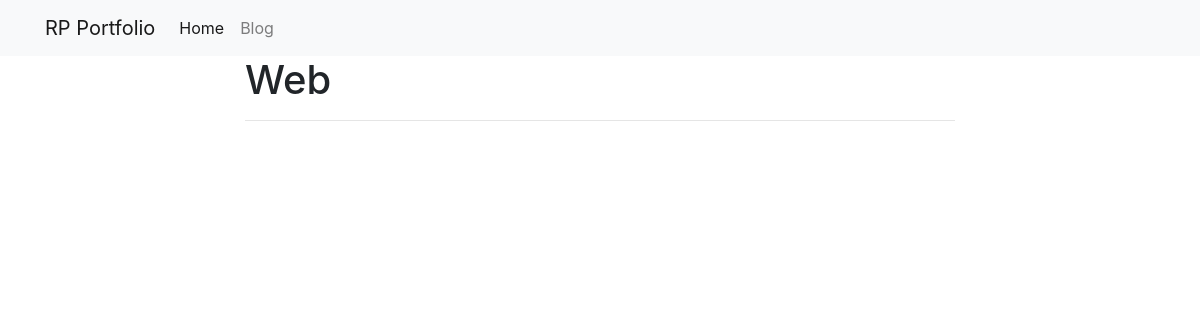
The app's page /blog/web/, older data.
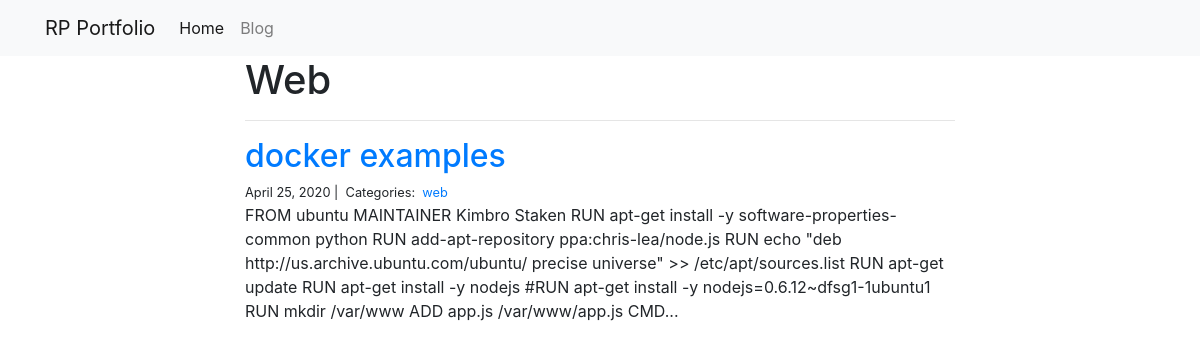
The same page, newer data.
### blog/models.py (models this page shows, shortened)
class Category(models.Model):
    name = models.CharField(max_length=20)

class Post(models.Model):
    title = models.CharField(max_length=255)
    body = models.TextField()
    created_on = models.DateTimeField(auto_now_add=True)
    last_modified = models.DateTimeField(auto_now=True)
    categories = models.ManyToManyField('Category', related_name='posts')

### blog/views.py (the view)
# urls.py: path("<category>/", views.blog_category, name="blog_category"),
def blog_category(request, category):
    posts = Post.objects.filter(categories__name__contains=category).order_by(
        "-created_on"
    )
    context = {"category": category, "posts": posts}
    return render(request, "blog_category.html", context)

### blog/templates/blog_category.html
{% extends "base.html" %}
{% block page_content %}
<div class="col-md-8 offset-md-2">
    <h1>{{ category | title }}</h1>
    <hr>
    {% for post in posts %}
        <h2><a href="{% url 'blog_detail' post.pk%}">{{ post.title }}</a></h2>
        <small>
            {{ post.created_on.date }} |&nbsp;
            Categories:&nbsp;
            {% for category in post.categories.all %}
            <a href="{% url 'blog_category' category.name %}">
                {{ category.name }}
            </a>&nbsp;
            {% endfor %}
        </small>
        <p>{{ post.body | slice:":400" }}...</p>
    {% endfor %}
</div>
{% endblock %}

### personal_portfolio/templates/base.html (shortened to what this page needs)
<link rel="stylesheet" href="https://stackpath.bootstrapcdn.com/bootstrap/4.1.3/css/bootstrap.min.css">
<nav class="navbar navbar-expand-lg navbar-light bg-light">
    <div class="container">
        <a class="navbar-brand" href="{% url 'project_index' %}">RP Portfolio</a>
        <div class="collapse navbar-collapse" id="navbarSupportedContent">
          <ul class="navbar-nav mr-auto">
            <li class="nav-item active">
              <a class="nav-link" href="{% url 'project_index' %}">Home</a>
            </li>
            <li class="nav-item">
              <a class="nav-link" href="#">Blog</a>
            </li>
          </ul>
        </div>
    </div>
</nav>
<div class="container">
    {% block page_content %}{% endblock %}
</div>

Row changes from the older to the newer data that the page shows:
added Category: name "Web", name "web"
added Post: title "docker examples", created_on "April 25, 2020", body "FROM ubuntu MAINTAINER Kimbro Staken RUN apt-get install -y software-properties-common python RUN add-apt-repository ppa:chris-lea/node.js RUN echo \"deb http://us.archive.ubuntu.com/ubuntu/ precise universe\" >> /etc/apt/sources.list RUN apt-get update RUN apt-get install -y nodejs #RUN apt-get install -y nodejs=0.6.12~dfsg1-1ubuntu1 RUN mkdir /var/www ADD app.js /var/www/app.js CMD"
Text that changed along with them:
{{ category | title }}: "Web" → (not shown)
